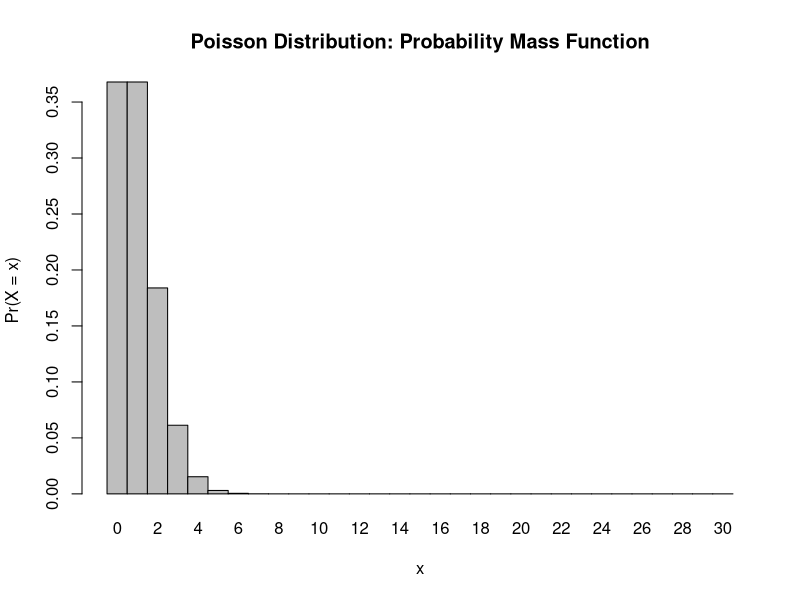
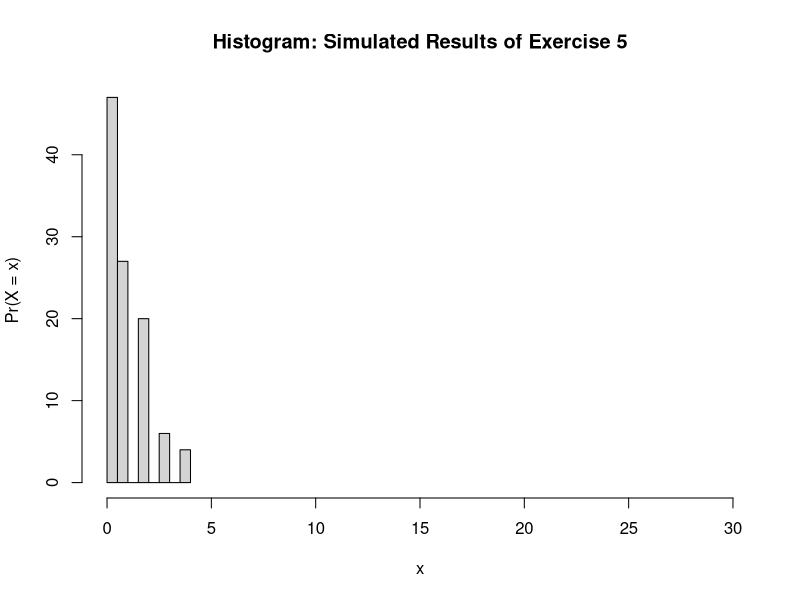

The R source for these figures, in order:
## ---- chunk 1
x <- 9:15 #So, the possibility that she will hear from 9-15 calls.
l = 15 # So she expects to hear on average 15 calls.
probability_result <- dpois(x = x, lambda = l)
probability_result

#Comment: You approached this one a little bit differently than I did. It seems like what you did was calculate the individual probabilities that number of calls will be 9, 10, 11... all the way through 15. There are a couple problems with this approach. The first is that the question asks what the probability is that the researcher will hear more than 8 calls, and while the mean is 15, it is possible for her to hear more than 15 calls. The other problem is that your code returns the probabilities individually instead of adding them up. To solve both of these problems, I think you might want to use the ppois() function. What this function does is calculate the probability that a random variable takes on a value that is equal or less than an inputted value. Essentially, this means that if you do ppois(8, 15), where 8 is the number we're stopping at, and 15 is the mean, it will give you the probability that the researcher hears 8 or less calls. Then, you can do 1 minus that probability to give you the probability that she will hear more than 8 calls, because these outcomes are complementary. If that doesn't make sense text me and I'd be happy to try to explain better.  
## ---- chunk 2
x <- 0 #This is the probability of her hearing 0 calls in a session?
l <- 15 #This is what she, in general, expects to hear on average.
probability_nocalls <- dpois(x = x, lambda = 1)
print(probability_nocalls)

#Comment: this is super close to correct! Your using the correct function and everything, I think the only problem is that lambda is set to 1 instead of l (which is equal to 15).
## ---- chunk 3
x <- 3:3
l <- 15
probability_3calls <- dpois(x = x, lambda = 1)
print(probability_3calls)

#Comment: Again, the problem here looks to be that lambda is set to 1 instead of l (which is equal to 15). It should work if you make that change. 
## ---- chunk 4
x <- 0:30
l <- 15
prob_0to30 <- dpois(x = x, lambda = 1)
barplot(prob_0to30, names.arg = x, space = 0, xlab = "x", ylab = "Pr(X = x)", main = "Poisson Distribution: Probability Mass Function")

#Comment: Again, super close! I think the problem is lambda again. It should be set to l or 15.
## ---- chunk 5
n <- 104 #This is equal to my 104 Saturday monitoring sessions. I'm telling R to simulate 104 random results.
l <- 15

simulated_results <- rpois(n = n, lambda = 1)
print(simulated_results)

#Comment: It's lambda again! Silly lambda. Lambda represents the mean (and because we are in a poisson distribution, it also represents the variance). On line 58, lambda should be set to l or 15. 
## ---- chunk 6
hist(simulated_results, xlim = c(0,30), xlab = "x", ylab = "Pr(X = x)", main = "Histogram: Simulated Results of Exercise 5")

#Comment: I think if you fix your code in part 5, which I've commented on, the plot should be correct. It should be look like a bell curve centered around 15. 
